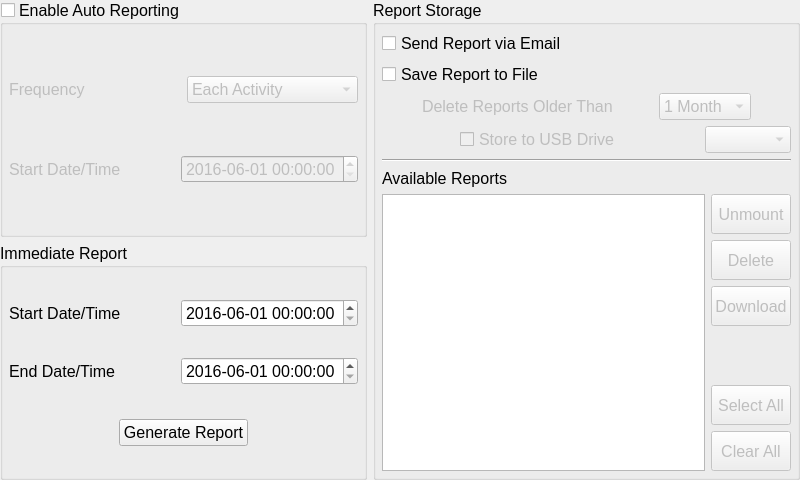
<?xml version="1.0" encoding="UTF-8"?>
<ui version="4.0">
 <class>ReportControlWidget</class>
 <widget class="QWidget" name="ReportControlWidget">
  <property name="geometry">
   <rect>
    <x>0</x>
    <y>0</y>
    <width>800</width>
    <height>480</height>
   </rect>
  </property>
  <property name="minimumSize">
   <size>
    <width>0</width>
    <height>0</height>
   </size>
  </property>
  <property name="maximumSize">
   <size>
    <width>16777215</width>
    <height>16777215</height>
   </size>
  </property>
  <property name="font">
   <font>
    <pointsize>12</pointsize>
   </font>
  </property>
  <property name="windowTitle">
   <string>Form</string>
  </property>
  <layout class="QHBoxLayout" name="horizontalLayout_13">
   <property name="leftMargin">
    <number>0</number>
   </property>
   <property name="topMargin">
    <number>0</number>
   </property>
   <property name="rightMargin">
    <number>0</number>
   </property>
   <property name="bottomMargin">
    <number>0</number>
   </property>
   <item>
    <layout class="QVBoxLayout" name="verticalLayout_6">
     <item>
      <widget class="QGroupBox" name="gbAutoReport">
       <property name="enabled">
        <bool>true</bool>
       </property>
       <property name="font">
        <font>
         <pointsize>12</pointsize>
        </font>
       </property>
       <property name="title">
        <string>Enable Auto Reporting</string>
       </property>
       <property name="checkable">
        <bool>true</bool>
       </property>
       <property name="checked">
        <bool>false</bool>
       </property>
       <layout class="QHBoxLayout" name="horizontalLayout_3">
        <property name="leftMargin">
         <number>6</number>
        </property>
        <property name="topMargin">
         <number>6</number>
        </property>
        <property name="rightMargin">
         <number>6</number>
        </property>
        <property name="bottomMargin">
         <number>6</number>
        </property>
        <item>
         <layout class="QVBoxLayout" name="verticalLayout">
          <item>
           <spacer name="verticalSpacer">
            <property name="orientation">
             <enum>Qt::Vertical</enum>
            </property>
            <property name="sizeHint" stdset="0">
             <size>
              <width>20</width>
              <height>18</height>
             </size>
            </property>
           </spacer>
          </item>
          <item>
           <layout class="QHBoxLayout" name="horizontalLayout">
            <item>
             <widget class="QLabel" name="lblFrequency">
              <property name="text">
               <string>Frequency</string>
              </property>
             </widget>
            </item>
            <item>
             <widget class="QComboBox" name="cbFrequency">
              <item>
               <property name="text">
                <string>Each Activity</string>
               </property>
              </item>
              <item>
               <property name="text">
                <string>Hourly</string>
               </property>
              </item>
              <item>
               <property name="text">
                <string>Every 12 Hours</string>
               </property>
              </item>
              <item>
               <property name="text">
                <string>Daily</string>
               </property>
              </item>
              <item>
               <property name="text">
                <string>Weekly</string>
               </property>
              </item>
              <item>
               <property name="text">
                <string>Monthly</string>
               </property>
              </item>
             </widget>
            </item>
           </layout>
          </item>
          <item>
           <spacer name="verticalSpacer_2">
            <property name="orientation">
             <enum>Qt::Vertical</enum>
            </property>
            <property name="sizeHint" stdset="0">
             <size>
              <width>20</width>
              <height>18</height>
             </size>
            </property>
           </spacer>
          </item>
          <item>
           <layout class="QHBoxLayout" name="horizontalLayout_2">
            <item>
             <widget class="QLabel" name="lblStartDateTime">
              <property name="text">
               <string>Start Date/Time</string>
              </property>
             </widget>
            </item>
            <item>
             <widget class="QDateTimeEdit" name="dtStartDateTime">
              <property name="minimumDateTime">
               <datetime>
                <hour>0</hour>
                <minute>0</minute>
                <second>0</second>
                <year>2016</year>
                <month>6</month>
                <day>1</day>
               </datetime>
              </property>
              <property name="displayFormat">
               <string>yyyy-MM-dd HH:mm:ss</string>
              </property>
             </widget>
            </item>
           </layout>
          </item>
          <item>
           <spacer name="verticalSpacer_3">
            <property name="orientation">
             <enum>Qt::Vertical</enum>
            </property>
            <property name="sizeHint" stdset="0">
             <size>
              <width>20</width>
              <height>40</height>
             </size>
            </property>
           </spacer>
          </item>
         </layout>
        </item>
       </layout>
      </widget>
     </item>
     <item>
      <widget class="QGroupBox" name="gbImmediateReport">
       <property name="font">
        <font>
         <pointsize>12</pointsize>
        </font>
       </property>
       <property name="title">
        <string>Immediate Report</string>
       </property>
       <layout class="QVBoxLayout" name="verticalLayout_5">
        <property name="leftMargin">
         <number>6</number>
        </property>
        <property name="topMargin">
         <number>6</number>
        </property>
        <property name="rightMargin">
         <number>6</number>
        </property>
        <property name="bottomMargin">
         <number>6</number>
        </property>
        <item>
         <spacer name="verticalSpacer_4">
          <property name="orientation">
           <enum>Qt::Vertical</enum>
          </property>
          <property name="sizeHint" stdset="0">
           <size>
            <width>20</width>
            <height>18</height>
           </size>
          </property>
         </spacer>
        </item>
        <item>
         <layout class="QHBoxLayout" name="horizontalLayout_10">
          <item>
           <widget class="QLabel" name="lblReportStart">
            <property name="text">
             <string>Start Date/Time</string>
            </property>
            <property name="alignment">
             <set>Qt::AlignLeading|Qt::AlignLeft|Qt::AlignVCenter</set>
            </property>
           </widget>
          </item>
          <item>
           <widget class="QDateTimeEdit" name="dtReportStart">
            <property name="minimumDateTime">
             <datetime>
              <hour>0</hour>
              <minute>0</minute>
              <second>0</second>
              <year>2016</year>
              <month>6</month>
              <day>1</day>
             </datetime>
            </property>
            <property name="displayFormat">
             <string>yyyy-MM-dd HH:mm:ss</string>
            </property>
           </widget>
          </item>
         </layout>
        </item>
        <item>
         <spacer name="verticalSpacer_5">
          <property name="orientation">
           <enum>Qt::Vertical</enum>
          </property>
          <property name="sizeHint" stdset="0">
           <size>
            <width>20</width>
            <height>18</height>
           </size>
          </property>
         </spacer>
        </item>
        <item>
         <layout class="QHBoxLayout" name="horizontalLayout_11">
          <item>
           <widget class="QLabel" name="lblReportEnd">
            <property name="text">
             <string>End Date/Time</string>
            </property>
            <property name="alignment">
             <set>Qt::AlignLeading|Qt::AlignLeft|Qt::AlignVCenter</set>
            </property>
           </widget>
          </item>
          <item>
           <widget class="QDateTimeEdit" name="dtReportEnd">
            <property name="minimumDateTime">
             <datetime>
              <hour>0</hour>
              <minute>0</minute>
              <second>0</second>
              <year>2016</year>
              <month>6</month>
              <day>1</day>
             </datetime>
            </property>
            <property name="displayFormat">
             <string>yyyy-MM-dd HH:mm:ss</string>
            </property>
           </widget>
          </item>
         </layout>
        </item>
        <item>
         <spacer name="verticalSpacer_6">
          <property name="orientation">
           <enum>Qt::Vertical</enum>
          </property>
          <property name="sizeHint" stdset="0">
           <size>
            <width>20</width>
            <height>28</height>
           </size>
          </property>
         </spacer>
        </item>
        <item>
         <layout class="QHBoxLayout" name="horizontalLayout_12">
          <item>
           <spacer name="horizontalSpacer_9">
            <property name="orientation">
             <enum>Qt::Horizontal</enum>
            </property>
            <property name="sizeHint" stdset="0">
             <size>
              <width>40</width>
              <height>20</height>
             </size>
            </property>
           </spacer>
          </item>
          <item>
           <widget class="QPushButton" name="pbGenerateReport">
            <property name="text">
             <string>Generate Report</string>
            </property>
           </widget>
          </item>
          <item>
           <spacer name="horizontalSpacer_10">
            <property name="orientation">
             <enum>Qt::Horizontal</enum>
            </property>
            <property name="sizeHint" stdset="0">
             <size>
              <width>40</width>
              <height>20</height>
             </size>
            </property>
           </spacer>
          </item>
         </layout>
        </item>
        <item>
         <spacer name="verticalSpacer_7">
          <property name="orientation">
           <enum>Qt::Vertical</enum>
          </property>
          <property name="sizeHint" stdset="0">
           <size>
            <width>20</width>
            <height>13</height>
           </size>
          </property>
         </spacer>
        </item>
       </layout>
      </widget>
     </item>
    </layout>
   </item>
   <item>
    <widget class="QGroupBox" name="gbReportStorage">
     <property name="font">
      <font>
       <pointsize>12</pointsize>
      </font>
     </property>
     <property name="title">
      <string>Report Storage</string>
     </property>
     <layout class="QVBoxLayout" name="verticalLayout_4">
      <property name="leftMargin">
       <number>6</number>
      </property>
      <property name="topMargin">
       <number>6</number>
      </property>
      <property name="rightMargin">
       <number>6</number>
      </property>
      <property name="bottomMargin">
       <number>6</number>
      </property>
      <item>
       <layout class="QVBoxLayout" name="verticalLayout_2">
        <item>
         <layout class="QHBoxLayout" name="horizontalLayout_4">
          <item>
           <widget class="QCheckBox" name="cbSendViaEmail">
            <property name="text">
             <string>Send Report via Email</string>
            </property>
           </widget>
          </item>
          <item>
           <spacer name="horizontalSpacer">
            <property name="orientation">
             <enum>Qt::Horizontal</enum>
            </property>
            <property name="sizeHint" stdset="0">
             <size>
              <width>40</width>
              <height>20</height>
             </size>
            </property>
           </spacer>
          </item>
         </layout>
        </item>
        <item>
         <layout class="QHBoxLayout" name="horizontalLayout_5">
          <item>
           <widget class="QCheckBox" name="cbSaveToFile">
            <property name="text">
             <string>Save Report to File</string>
            </property>
           </widget>
          </item>
          <item>
           <spacer name="horizontalSpacer_2">
            <property name="orientation">
             <enum>Qt::Horizontal</enum>
            </property>
            <property name="sizeHint" stdset="0">
             <size>
              <width>40</width>
              <height>20</height>
             </size>
            </property>
           </spacer>
          </item>
         </layout>
        </item>
        <item>
         <layout class="QHBoxLayout" name="horizontalLayout_6">
          <item>
           <spacer name="horizontalSpacer_3">
            <property name="orientation">
             <enum>Qt::Horizontal</enum>
            </property>
            <property name="sizeHint" stdset="0">
             <size>
              <width>40</width>
              <height>20</height>
             </size>
            </property>
           </spacer>
          </item>
          <item>
           <widget class="QLabel" name="lblDeleteOlderThan">
            <property name="enabled">
             <bool>false</bool>
            </property>
            <property name="text">
             <string>Delete Reports Older Than</string>
            </property>
           </widget>
          </item>
          <item>
           <spacer name="horizontalSpacer_4">
            <property name="orientation">
             <enum>Qt::Horizontal</enum>
            </property>
            <property name="sizeHint" stdset="0">
             <size>
              <width>40</width>
              <height>20</height>
             </size>
            </property>
           </spacer>
          </item>
          <item>
           <widget class="QComboBox" name="cbDeleteOlderThan">
            <property name="enabled">
             <bool>false</bool>
            </property>
            <property name="currentIndex">
             <number>3</number>
            </property>
            <property name="maxVisibleItems">
             <number>4</number>
            </property>
            <item>
             <property name="text">
              <string>1 Day</string>
             </property>
            </item>
            <item>
             <property name="text">
              <string>1 Week</string>
             </property>
            </item>
            <item>
             <property name="text">
              <string>2 Weeks</string>
             </property>
            </item>
            <item>
             <property name="text">
              <string>1 Month</string>
             </property>
            </item>
           </widget>
          </item>
          <item>
           <spacer name="horizontalSpacer_5">
            <property name="orientation">
             <enum>Qt::Horizontal</enum>
            </property>
            <property name="sizeHint" stdset="0">
             <size>
              <width>40</width>
              <height>20</height>
             </size>
            </property>
           </spacer>
          </item>
         </layout>
        </item>
        <item>
         <layout class="QHBoxLayout" name="horizontalLayout_7">
          <item>
           <spacer name="horizontalSpacer_6">
            <property name="orientation">
             <enum>Qt::Horizontal</enum>
            </property>
            <property name="sizeHint" stdset="0">
             <size>
              <width>40</width>
              <height>20</height>
             </size>
            </property>
           </spacer>
          </item>
          <item>
           <widget class="QCheckBox" name="cbStoreToUsbDrive">
            <property name="enabled">
             <bool>false</bool>
            </property>
            <property name="text">
             <string>Store to USB Drive</string>
            </property>
           </widget>
          </item>
          <item>
           <spacer name="horizontalSpacer_7">
            <property name="orientation">
             <enum>Qt::Horizontal</enum>
            </property>
            <property name="sizeHint" stdset="0">
             <size>
              <width>40</width>
              <height>20</height>
             </size>
            </property>
           </spacer>
          </item>
          <item>
           <widget class="QComboBox" name="cbUsbDrives">
            <property name="enabled">
             <bool>false</bool>
            </property>
           </widget>
          </item>
         </layout>
        </item>
       </layout>
      </item>
      <item>
       <widget class="Line" name="lnSeparator">
        <property name="orientation">
         <enum>Qt::Horizontal</enum>
        </property>
       </widget>
      </item>
      <item>
       <layout class="QHBoxLayout" name="horizontalLayout_8">
        <item>
         <widget class="QLabel" name="lblAvailableReports">
          <property name="text">
           <string>Available Reports</string>
          </property>
         </widget>
        </item>
        <item>
         <spacer name="horizontalSpacer_8">
          <property name="orientation">
           <enum>Qt::Horizontal</enum>
          </property>
          <property name="sizeHint" stdset="0">
           <size>
            <width>40</width>
            <height>20</height>
           </size>
          </property>
         </spacer>
        </item>
       </layout>
      </item>
      <item>
       <layout class="QHBoxLayout" name="horizontalLayout_9">
        <item>
         <widget class="QListView" name="lvAvailableReports">
          <property name="alternatingRowColors">
           <bool>true</bool>
          </property>
         </widget>
        </item>
        <item>
         <layout class="QVBoxLayout" name="verticalLayout_3">
          <item>
           <widget class="QPushButton" name="pbReportUnmountDrive">
            <property name="enabled">
             <bool>false</bool>
            </property>
            <property name="minimumSize">
             <size>
              <width>0</width>
              <height>40</height>
             </size>
            </property>
            <property name="text">
             <string>Unmount</string>
            </property>
           </widget>
          </item>
          <item>
           <widget class="QPushButton" name="pbDeleteSelectedReports">
            <property name="enabled">
             <bool>false</bool>
            </property>
            <property name="minimumSize">
             <size>
              <width>0</width>
              <height>40</height>
             </size>
            </property>
            <property name="text">
             <string>Delete</string>
            </property>
           </widget>
          </item>
          <item>
           <widget class="QPushButton" name="pbDownloadSelectedReports">
            <property name="enabled">
             <bool>false</bool>
            </property>
            <property name="minimumSize">
             <size>
              <width>0</width>
              <height>40</height>
             </size>
            </property>
            <property name="text">
             <string>Download</string>
            </property>
           </widget>
          </item>
          <item>
           <spacer name="verticalSpacer_8">
            <property name="orientation">
             <enum>Qt::Vertical</enum>
            </property>
            <property name="sizeHint" stdset="0">
             <size>
              <width>20</width>
              <height>40</height>
             </size>
            </property>
           </spacer>
          </item>
          <item>
           <widget class="QPushButton" name="pbSelectAllReports">
            <property name="enabled">
             <bool>false</bool>
            </property>
            <property name="minimumSize">
             <size>
              <width>0</width>
              <height>40</height>
             </size>
            </property>
            <property name="text">
             <string>Select All</string>
            </property>
           </widget>
          </item>
          <item>
           <widget class="QPushButton" name="pbClearAllReports">
            <property name="enabled">
             <bool>false</bool>
            </property>
            <property name="minimumSize">
             <size>
              <width>0</width>
              <height>40</height>
             </size>
            </property>
            <property name="text">
             <string>Clear All</string>
            </property>
           </widget>
          </item>
         </layout>
        </item>
       </layout>
      </item>
     </layout>
    </widget>
   </item>
  </layout>
 </widget>
 <resources/>
 <connections/>
</ui>
